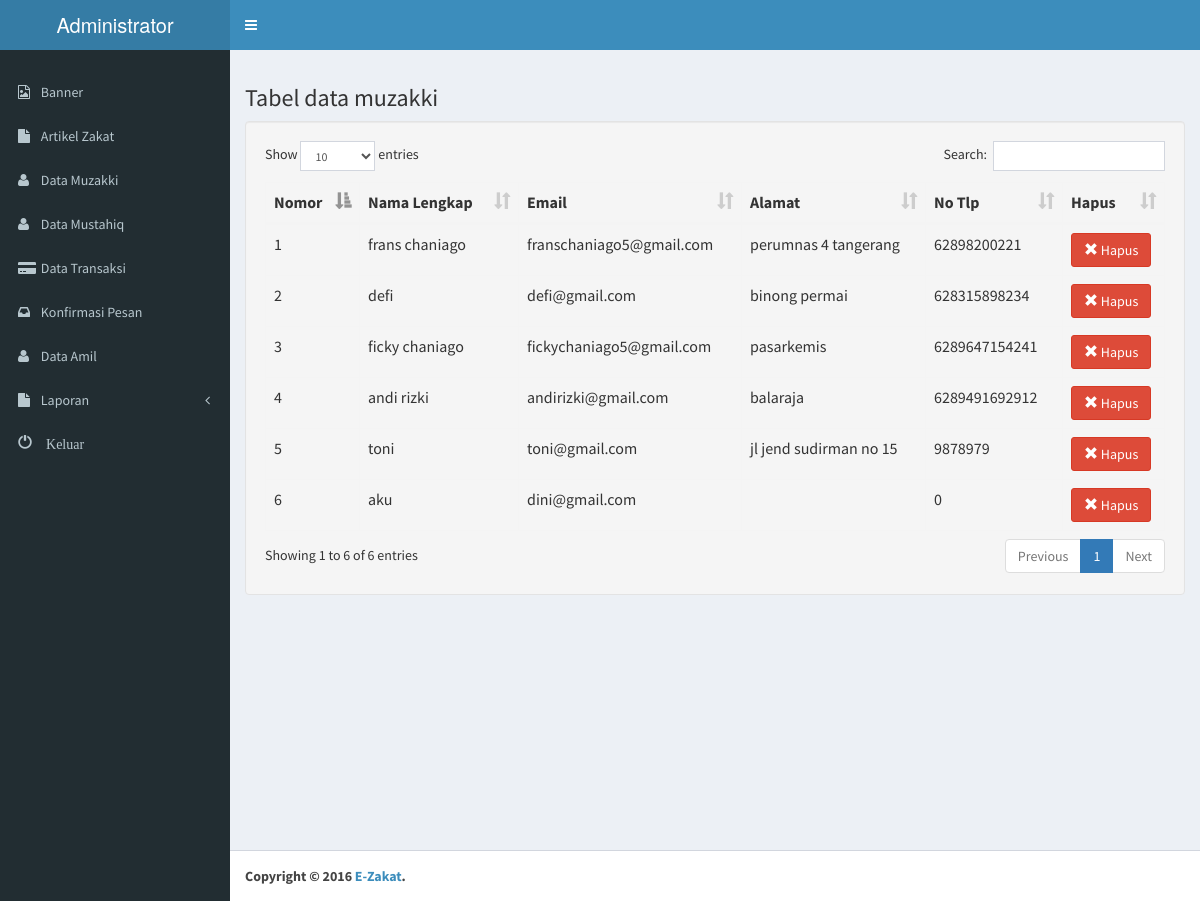
/admin/data_muzakki.php (signed in), run on the app's committed database.
### tables this page shows
CREATE TABLE `muzakki` (
  `id_user` int(11) NOT NULL,
  `foto_profil` varchar(100) NOT NULL,
  `namalengkap` varchar(255) NOT NULL,
  `email` varchar(100) NOT NULL,
  `password` varchar(100) NOT NULL,
  `alamat` text NOT NULL,
  `no_tlp` bigint(15) NOT NULL,
  `tgl_daftar` date NOT NULL
);

### admin/config/fungsi.php (called while the page is built, shortened)
<?php
function tampilmuzakki(){
	global $konek;
	$sql="SELECT * FROM muzakki";
	$result=mysqli_query($konek,$sql) or die('gagal menampilkan data');
	return $result;
}
 ?>

### admin/data_muzakki.php (the view, shortened to what this page needs)
<?php
include 'head_admin.php';
$result=tampilmuzakki();
?>
<link rel="stylesheet" href="dist/sweet/sweetalert.css">
<link rel="stylesheet" type="text/css" href="media/css/dataTables.bootstrap.css">
<div class="content-wrapper">
   <section class="content">
			<h3>Tabel data muzakki</h3>
				<div class="well">
					<table id="muzakki" class="table table-bordered">
		                <thead>
		                    <tr>
		                        <th>Nomor</th>
		                        <th>Nama Lengkap</th>
		                        <th>Email</th>
		                        <th>Alamat</th>
		                        <th>No Tlp</th>
		                        <th>Hapus</th>
		                    </tr>
		                </thead>
		                 <tbody>
			                <?php
			                $no = 1;
			                while ($a = mysqli_fetch_assoc($result)) {
			                ?>
		                <tr>
		                    <td><?php echo  $no;?></td>
		                    <td><?php echo  $a['namalengkap']; ?></td>
		                    <td><?php echo  $a['email']; ?></td>
		                    <td><?php echo  $a['alamat']; ?></td>
		                    <td><?php echo  $a['no_tlp']; ?></td>
		                    <td><a href="hapusmuzakki.php?id=<?php echo  $a['id_user'];?>" class="btn btn-primary btn-danger delete-link"><span class="glyphicon glyphicon-remove"></span> Hapus</a></td>
		                </tr>
		                    <?php
		                    $no++;
		                    }
		                    ?>
		                </tbody>
		            </table>
				</div>
   </section>
</div>
<?php include 'foot_admin.php'; ?>

### data on the page
muzakki: namalengkap "frans chaniago", email "franschaniago5@gmail.com", alamat "perumnas 4 tangerang", no_tlp "62898200221"
muzakki: namalengkap "defi", email "defi@gmail.com", alamat "binong permai", no_tlp "628315898234"
muzakki: namalengkap "ficky chaniago", email "fickychaniago5@gmail.com", alamat "pasarkemis", no_tlp "6289647154241"
muzakki: namalengkap "andi rizki", email "andirizki@gmail.com", alamat "balaraja", no_tlp "6289491692912"
muzakki: namalengkap "toni", email "toni@gmail.com", alamat "jl jend sudirman no 15", no_tlp "9878979"
muzakki: namalengkap "aku", email "dini@gmail.com", no_tlp "0"
